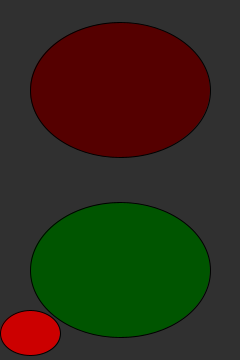
Frame 1 (no input)
Frame 60 (the mouse pressed at the canvas centre just before this capture): identical to frame 1, image omitted
Frame 120 (the mouse held since frame 60 and released just before this capture): identical to frame 1, image omitted

The Processing sketch that drew this single still picture (run headless with seeded random() and noise(); from frame 60 on, the mouse is pressed at the canvas centre):

// Processing sketch: TwoButtonsExample
// ── TwoButtonsExample.pde
// Interfacene er beskrevet i Interfaces eksempelet
// Interfaces described in the Interfaces example
interface PLabBridge {
  public int getWidth ();
  public int getHeight ();
  public void write (String string);
  public void subscribeRead (PLabRead sub);
  public void subscribeError (PLabRead sub);
  public void disconnect();
}
interface PLabRead {
  public void read(String string);
}
private PLabBridge pBridge;

/**
 * ToggleButton er en rund knapp som endrer tilstand naar den trykkes paa.
 * Den har en farge naar den er paa, en annen naar av.
 * 
 * The ToggleButton is a circular button that changes state when clicked.
 * It has one color when on, and one when off.
 */
public class ToggleButton {
  // myRadius, myCenterX og myCenterY er lokasjon og stoerrelse paa knappen
  // myRadius, myCenterX and myCenterY is location and size of the button
  private float myRadius, myCenterX, myCenterY;
  // myOnColor og myOffColor er fargene for av og paa.
  // myOnColor and myOffColor is the colors for on and off. 
  private color myOnColor, myOffColor;
  // Tilstand og om knappen har endra tilstand siden sist den var lest
  // State and if the state has changed since last read
  private boolean state = false, changed = true;
  
  /**
   * Konstruktor. Lager en ny knapp som er, nylig endret med de dataene som er oppgitt.
   *
   * Constructor. Creates a new instance that is off, just changed with the data given.
   */
  public ToggleButton (float radius, float centerX, float centerY, color onColor, color offColor) {
    myRadius = radius;
    myOnColor = onColor;
    myOffColor = offColor;
    myCenterX = centerX;
    myCenterY = centerY;
  }
  
  /**
   * click () kalles med verdenskoordinater. Oppdaterer tilstanden om det er trykt inne i knappen.
   * 
   * click () is called with world coordinates. Updates the state of the butten when necessary.
   */ 
  public boolean click (float x, float y) {
    // Avstander fra klikk til sentrum
    // Distances from click to center
    float dx = myCenterX - x;
    float dy = myCenterY - y;
    
    // Sjekker om avstanden fra sentrum er mindre enn radius. Tenk Pytagoras
    // Checks if the distance from center is less than radius. Think on Pythagoras 
    boolean clicked = (myRadius * myRadius) > (dx * dx + dy * dy); 
    if (clicked) {
      changed = true;
      state = !state;
    }
    
    return clicked;
  }
  
  /**
   * Sjekker om tilstanden er endret siden den er lest sist.
   * 
   * Checks if the state is changed since last read.
   */
  public boolean hasChanged () {
    return changed;
  }
  
  /**
   * Leser tilstanden og setter endret siden sist til false.
   * 
   * Reads the state and sets changed flag to false.
   */
  public boolean readState () {
    changed = false;
    return state;
  }
  
  /**
   * Tegner knappen.
   * 
   * Draws the button.
   */
  public void draw () {
    // Svart omriss
    // Black stroke
    stroke (0);
    // Fyllfarge bestemt av tilstand.
    // Fill color decided by state
    fill (state ? myOnColor : myOffColor);
    /*
    // Dette er det samme som:
    // This is the same as:
    if (state) {
      fill (myOnColor);
    } else {
      fill (myOffColor);
    }
    */
    
    // Tegner knappen. Oversetter til skjermkoordinater. Bredden og hoeyden er to ganger radien
    // Draws the button. Translates to screen coordinates. Width and height is twice the radius
    ellipse (toScreenX (myCenterX), toScreenY (myCenterY), 2 * toScreenX (myRadius), 2 * toScreenY (myRadius));
  }
}

/**
 * Injiserer javascript interfacet med processing koden
 *
 * Injects the javascript interface with the processing code
 */
void bindPLabBridge (PLabBridge bridge) {
  // Bind brua til den faktiske instansen
  // Bind the bridge to the instance
  pBridge = bridge;
  // Sett stoerrelsen basert paa vindustoerrelsen 
  // Set the size based on window size
  size (bridge.getWidth (), bridge.getHeight ());
  
  update ();
}

// For aa faa relativ posisjon definerer vi verdens stoerrelse
// To get relative positions, we define world size
int worldWidth = 200;
int worldHeight = 400;

// Vi definerer egenskapene til knappen i verdenssystemet
// We define properties of our button in the world system
ToggleButton btn1;
ToggleButton btn2;

ToggleButton disconnectBtn;

// Oversettelse fra verdenskoordinater til skjermkoordinater
// Conversion from world coordinates to screen coordinates
float toScreenX (float x) {
  return width * x / worldWidth;
}
float toScreenY (float y) {
  return height * y / worldHeight;
}

// Oversettelse fra skjermkoordinater til verdenskoordinater
// Conversion from screen coordinates to world coordinates
float toWorldX (float sx) {
  return worldWidth * sx / width;
}
float toWorldY (float sy) {
  return worldHeight * sy / height;
}

// setup () brukes kun til testing
// setup () is only used for testing purposes
void setup () {
  // Lager knapp 1, roed
  // Create button 1, red
  btn1 = new ToggleButton (75, 100, 100, #FF7F7F, #550000);
  // Lager knapp 2, groenn
  // Create button 2, green
  btn2 = new ToggleButton (75, 100, 300, #7FFF7F, #005500);
  
  disconnectBtn = new ToggleButton(25, 25, 370, #FF0000, #CC0000);
  
  // Denne "Sett stoerrelsen" vil bli overkjoert naar brua blir bundet
  // This size set will be overridden when bridge is bound
  size (240, 360);
}

// Gjoer tegningen. Hovedloopen til eksempelet
// Does the drawing. Main loop of example
void draw () {
  // Hvis brua er satt, kjoer update. Dette vil sende de naavaerende tilstandene til arduino
  // If the bridge is set, run update. This will send the states to the arduino
  if (pBridge != null) {
    update ();
  }
  // graa bakgrunn
  // grey background
  background (#303030);
  
  // Tegn knappene
  // Draw the buttons
  btn1.draw ();
  btn2.draw ();
  disconnectBtn.draw();
}

/**
 * Event naar det trykkes paa mus / touch
 * 
 * Event when mouse is clicked / touch
 */
void mouseClicked () {
  float mX = toWorldX (mouseX);
  float mY = toWorldY (mouseY);
  btn1.click (mX, mY);
  btn2.click (mX, mY);
  disconnectBtn.click(mX, mY);
}

/**
 * update () sjeker om knappene er endret siden sist, og sender info videre til rammeverket
 * 
 * update () checks if the buttons have changed and sends the info on to the framework
 */
void update () {
  if (btn1.hasChanged ()) {
    String val = btn1.readState () ? "ON" : "OFF";
    if (pBridge != null) {
      pBridge.write ("B1:" + val);
    }
  }
  if (btn2.hasChanged ()) {
    String val = btn2.readState () ? "ON" : "OFF";
    if (pBridge != null) {
      pBridge.write ("B2:" + val);
    }
  }
  if (disconnectBtn.readState() && pBridge != null) {
    pBridge.disconnect();
  }
}
